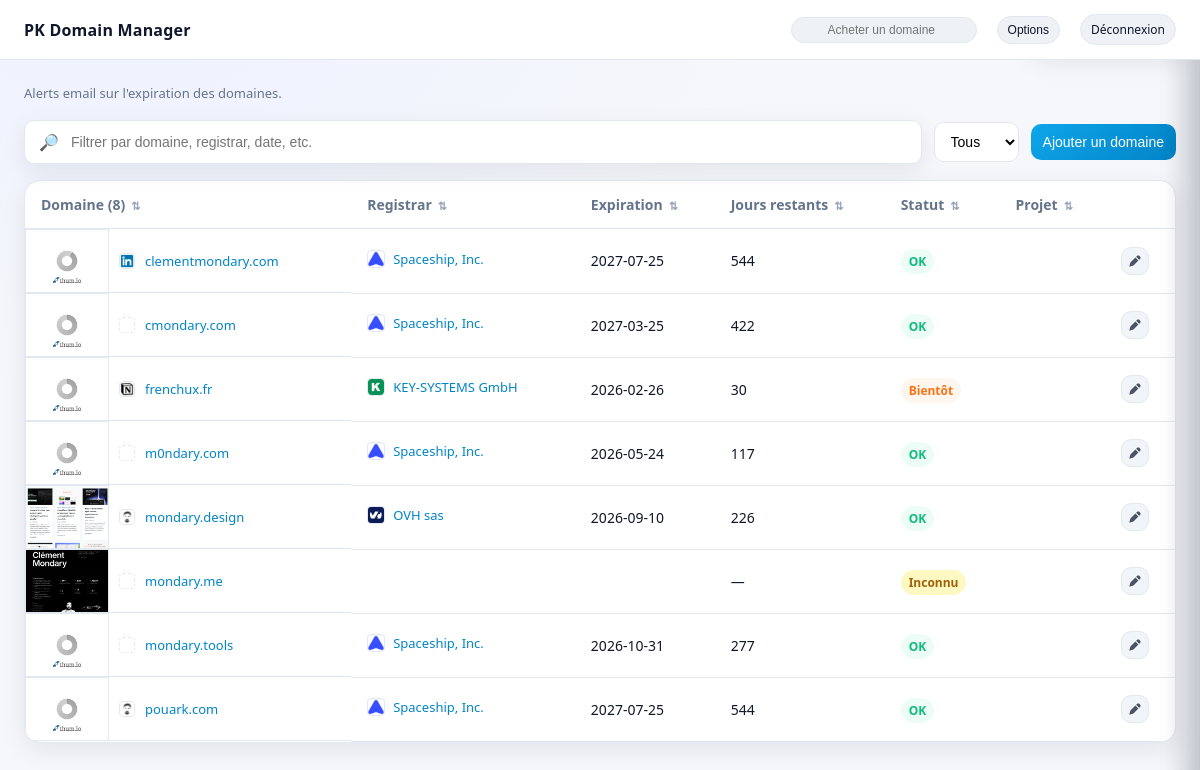
/index.php (signed in), run on an earlier commit of the app's database.
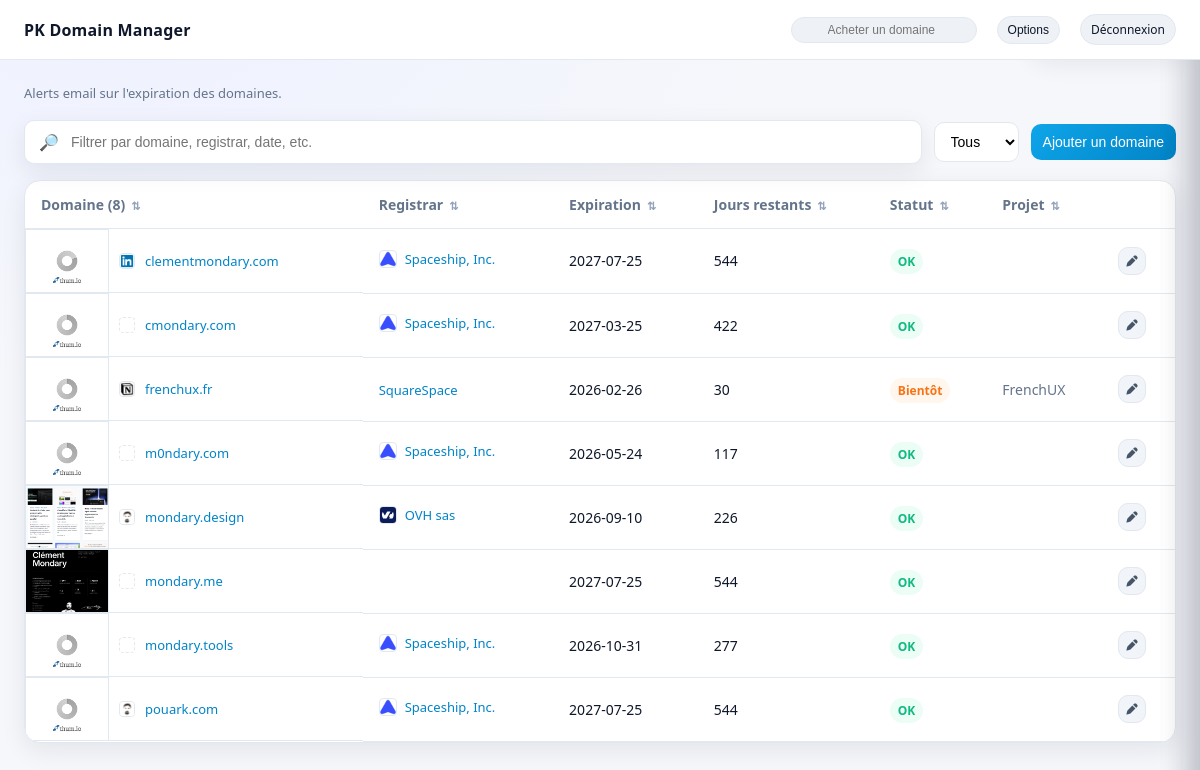
And on a later commit of the database.
### tables this page shows
CREATE TABLE domains (
            id INTEGER PRIMARY KEY AUTOINCREMENT,
            domain TEXT NOT NULL UNIQUE,
            project TEXT,
            registrar TEXT,
            expires TEXT,
            status TEXT,
            email TEXT
        );

### app/lib/db.php (called while the page is built, shortened)
<?php
function apply_settings(PDO $db, array $config): array {
    $defaults = [
        "site_name" => $config["site_name"],
        "email_to" => $config["email_to"],
        "email_from" => $config["email_from"],
        "mail_subject_prefix" => $config["mail_subject_prefix"],
        "alert_days" => $config["alert_days"],
        "language" => $config["language"] ?? "fr",
        "columns_visible" => json_encode(["domain", "registrar", "expiration", "days", "status", "email", "project"]),
    ];
    $rows = $db->query("SELECT key, value FROM settings")->fetchAll();
    $settings = [];
    foreach ($rows as $row) {
        $settings[$row["key"]] = $row["value"];
    }
    $config["site_name"] = $settings["site_name"] ?? $config["site_name"];
    $config["email_to"] = $settings["email_to"] ?? $config["email_to"];
    $config["email_from"] = $settings["email_from"] ?? $config["email_from"];
    $config["mail_subject_prefix"] = $settings["mail_subject_prefix"] ?? $config["mail_subject_prefix"];
    $config["language"] = $settings["language"] ?? ($config["language"] ?? "fr");
    if (!empty($settings["alert_days"])) {
        $decoded = json_decode($settings["alert_days"], true);
        if (is_array($decoded)) {
            $config["alert_days"] = array_values(array_map("intval", $decoded));
        }
    }
    if (!empty($settings["columns_visible"])) {
        $decoded = json_decode($settings["columns_visible"], true);
        if (is_array($decoded)) {
            $config["columns_visible"] = $decoded;
        }
    }
    return $config;
}

### app/lib/i18n.php (called while the page is built, shortened)
<?php
function t(string $key, array $vars = []): string {
    $translations = $GLOBALS["i18n"] ?? [];
    $text = $translations[$key] ?? $key;
    foreach ($vars as $k => $v) {
        $text = str_replace("{" . $k . "}", (string)$v, $text);
    }
    return $text;
}

### app/lib/thumbs.php (called while the page is built, shortened)
<?php
function thumb_slug(string $domain): string {
    return preg_replace("/[^a-z0-9]+/", "-", strtolower($domain));
}
function thumb_paths(string $domain): array {
    $slug = thumb_slug($domain);
    $dir = __DIR__ . "/../../public/thumbs";
    return [
        "dir" => $dir,
        "png" => $dir . "/" . $slug . ".png",
        "public_png" => "thumbs/" . $slug . ".png",
    ];
}
function get_cached_thumbnail(string $domain): ?string {
    $domain = trim($domain);
    $paths = thumb_paths($domain);
    if (is_file($paths["png"])) {
        return $paths["public_png"];
    }
    return null;
}
function favicon_paths(string $domain): array {
    $slug = thumb_slug($domain);
    $dir = __DIR__ . "/../../public/favicons";
    return [
        "dir" => $dir,
        "ico" => $dir . "/" . $slug . ".ico",
        "png" => $dir . "/" . $slug . ".png",
        "public_ico" => "favicons/" . $slug . ".ico",
        "public_png" => "favicons/" . $slug . ".png",
    ];
}
function cache_favicon(string $domain): ?string {
    $domain = trim($domain);
    $paths = favicon_paths($domain);
    if (is_file($paths["ico"])) return $paths["public_ico"];
    $context = stream_context_create([
        "http" => [
            "timeout" => 5,
            "user_agent" => "DomainManager-Favicon/1.0",
            "follow_location" => 1,
            "max_redirects" => 3,
        ],
    ]);
    $hosts = [$domain];
    $final = resolve_final_host($domain, $context);
    foreach ($hosts as $host) {
        $remote_ico = "https://icons.duckduckgo.com/ip3/" . $host . ".ico";
        $raw = @file_get_contents($remote_ico, false, $context);
        $remote_png = "https://www.google.com/s2/favicons?domain=" . urlencode($host) . "&sz=64";
        $raw = @file_get_contents($remote_png, false, $context);
    }
    return null;
}
function resolve_final_host(string $domain, $context): ?string {
    $url = "https://" . $domain;
    $headers = @get_headers($url, true, $context);
    if (!$headers) return null;
    $location = $headers["Location"] ?? null;
    $parts = parse_url($location);
    return $parts["host"];
}

### app/lib/logos.php (called while the page is built, shortened)
<?php
function registrar_domain_map(): array {
    return [
        "ovh" => "ovh.com",
        "ovh sas" => "ovh.com",
        "spaceship" => "spaceship.com",
        "spaceship, inc." => "spaceship.com",
        "squarespace" => "squarespace.com",
        "porkbun" => "porkbun.com",
        "key-systems" => "key-systems.net",
        "key-systems gmbh" => "key-systems.net",
        "namecheap" => "namecheap.com",
        "godaddy" => "godaddy.com",
        "gandi" => "gandi.net",
        "cloudflare" => "cloudflare.com",
    ];
}
function registrar_url_map(): array {
    return [
        "spaceship" => "https://www.spaceship.com/application/domain-list-application/",
        "spaceship, inc." => "https://www.spaceship.com/application/domain-list-application/",
        "squarespace" => "https://account.squarespace.com/domains",
        "porkbun" => "https://porkbun.com/account/domainsSpeedy",
        "ovh" => "https://manager.eu.ovhcloud.com/#/web-domains/domain",
        "ovh sas" => "https://manager.eu.ovhcloud.com/#/web-domains/domain",
    ];
}
function registrar_domain_for_logo(string $registrar): ?string {
    $r = strtolower(trim($registrar));
    if ($r === "") return null;
    foreach (registrar_domain_map() as $key => $domain) {
        if (strpos($r, $key) !== false) {
            return $domain;
        }
    }
    return null;
}
function logo_slug(string $domain): string {
    return preg_replace("/[^a-z0-9]+/", "-", strtolower($domain));
}
function logo_paths(string $domain): array {
    $slug = logo_slug($domain);
    $dir = __DIR__ . "/../../public/logos";
    return [
        "dir" => $dir,
        "png" => $dir . "/" . $slug . ".png",
        "ico" => $dir . "/" . $slug . ".ico",
        "public_png" => "logos/" . $slug . ".png",
        "public_ico" => "logos/" . $slug . ".ico",
    ];
}
function cache_registrar_logo(string $registrar): ?string {
    $domain = registrar_domain_for_logo($registrar);
    if (!$domain) return null;
    $paths = logo_paths($domain);
    if (is_file($paths["ico"])) return $paths["public_ico"];
    return null;
}

### public/index.php (the view, shortened to what the rows shown need)
<?php
$config = require __DIR__ . "/../config.php";
require_once __DIR__ . "/../app/lib/db.php";
require_once __DIR__ . "/../app/lib/i18n.php";
require_once __DIR__ . "/../app/lib/logos.php";
require_once __DIR__ . "/../app/lib/thumbs.php";
date_default_timezone_set($config["timezone"]);
$db = get_db($config);
$config = apply_settings($db, $config);
$visible_cols = $config["columns_visible"] ?? ["domain", "registrar", "expiration", "days", "status", "email", "project"];
$is_visible = function ($key) use ($visible_cols) {
    return in_array($key, $visible_cols, true);
};
$domains = $db->query("SELECT domain, project, registrar, expires, status, email FROM domains ORDER BY domain ASC")->fetchAll();
function days_until($date) {
    $today = new DateTime("today");
    $exp = DateTime::createFromFormat("Y-m-d", $date);
    if (!$exp) {
        return null;
    }
    $diff = $today->diff($exp);
    return (int)$diff->format("%r%a");
}
function status_class($days) {
    if ($days === null) return "unknown";
    if ($days <= 30) return "warn";
    return "ok";
}
function registrar_logo_url($registrar) {
    $domain = registrar_domain_for_logo((string)$registrar);
    if (!$domain) return null;
    return "https://logo.clearbit.com/" . $domain;
}
function registrar_site_url($registrar) {
    $r = strtolower(trim((string)$registrar));
    foreach (registrar_url_map() as $key => $url) {
        if (strpos($r, $key) !== false) {
            return $url;
        }
    }
    $domain = registrar_domain_for_logo((string)$registrar);
    if (!$domain) return null;
    return "https://www." . $domain . "/";
}
$total = count($domains);
?>
<!doctype html>
<html lang="<?php echo htmlspecialchars($config["language"] ?? "fr"); ?>">
  <head>
    <link rel="stylesheet" href="assets/style.css">
  </head>
  <body>
    <div class="container">
      <div class="table-card">
        <table>
          <thead>
            <tr>
              <th class="<?php echo $is_visible("domain") ? "" : "col-hidden"; ?>" data-col="domain"><button class="sort-btn" data-sort="domain"><?php echo t("table_domain"); ?> (<?php echo $total; ?>)</button></th>
              <th class="<?php echo $is_visible("registrar") ? "" : "col-hidden"; ?>" data-col="registrar"><button class="sort-btn" data-sort="registrar"><?php echo t("table_registrar"); ?></button></th>
              <th class="<?php echo $is_visible("expiration") ? "" : "col-hidden"; ?>" data-col="expiration"><button class="sort-btn" data-sort="expiration"><?php echo t("table_expiration"); ?></button></th>
              <th class="<?php echo $is_visible("days") ? "" : "col-hidden"; ?>" data-col="days"><button class="sort-btn" data-sort="days"><?php echo t("table_days_left"); ?></button></th>
              <th class="<?php echo $is_visible("status") ? "" : "col-hidden"; ?>" data-col="status"><button class="sort-btn" data-sort="status"><?php echo t("table_status"); ?></button></th>
              <th class="<?php echo $is_visible("project") ? "" : "col-hidden"; ?>" data-col="project"><button class="sort-btn" data-sort="project"><?php echo t("table_project"); ?></button></th>
              <th></th>
            </tr>
          </thead>
          <tbody>
            <?php foreach ($domains as $d): ?>
              <?php $days = days_until($d["expires"] ?? ""); ?>
              <tr tabindex="0"
                  data-domain="<?php echo htmlspecialchars($d["domain"] ?? ""); ?>"
                  data-project="<?php echo htmlspecialchars($d["project"] ?? ""); ?>"
                  data-registrar="<?php echo htmlspecialchars($d["registrar"] ?? ""); ?>"
                  data-expires="<?php echo htmlspecialchars($d["expires"] ?? ""); ?>"
                  data-status="<?php echo htmlspecialchars($d["status"] ?? ""); ?>"
                  data-email="<?php echo htmlspecialchars($d["email"] ?? ""); ?>"
              >
                <td class="domain-cell <?php echo $is_visible("domain") ? "" : "col-hidden"; ?>" data-col="domain">
                  <?php $domain = htmlspecialchars($d["domain"] ?? ""); ?>
                  <?php $thumb = get_cached_thumbnail($d["domain"] ?? ""); ?>
                  <?php $favicon = cache_favicon($d["domain"] ?? ""); ?>
                  <span class="domain-media">
                    <?php if ($thumb): ?>
                      <img class="thumb" src="<?php echo htmlspecialchars($thumb); ?>" alt="">
                    <?php else: ?>
                      <span class="thumb placeholder"></span>
                    <?php endif; ?>
                    <?php if ($favicon): ?>
                      <img class="favicon" src="<?php echo htmlspecialchars($favicon); ?>" alt="">
                    <?php else: ?>
                      <span class="favicon placeholder"></span>
                    <?php endif; ?>
                  </span>
                  <a class="link" href="https://<?php echo $domain; ?>" target="_blank" rel="noopener noreferrer"><?php echo $domain; ?></a>
                </td>
                <td class="<?php echo $is_visible("registrar") ? "" : "col-hidden"; ?>" data-col="registrar">
                  <div class="registrar">
                    <?php $logo = registrar_logo_url($d["registrar"] ?? ""); ?>
                    <?php $cached_logo = cache_registrar_logo($d["registrar"] ?? ""); ?>
                    <?php $reg_url = registrar_site_url($d["registrar"] ?? ""); ?>
                    <?php if ($logo): ?>
                      <?php $alt_logo = str_replace("https://logo.clearbit.com/", "https://icons.duckduckgo.com/ip3/", $logo) . ".ico"; ?>
                      <img class="registrar-logo" src="<?php echo htmlspecialchars($cached_logo ?: $logo); ?>" data-alt-src="<?php echo htmlspecialchars($alt_logo); ?>" alt="">
                    <?php endif; ?>
                    <?php if ($reg_url): ?>
                      <a class="link" href="<?php echo htmlspecialchars($reg_url); ?>" target="_blank" rel="noopener noreferrer"><?php echo htmlspecialchars($d["registrar"] ?? ""); ?></a>
                    <?php else: ?>
                      <span><?php echo htmlspecialchars($d["registrar"] ?? ""); ?></span>
                    <?php endif; ?>
                  </div>
                </td>
                <td class="<?php echo $is_visible("expiration") ? "" : "col-hidden"; ?>" data-col="expiration"><?php echo htmlspecialchars($d["expires"] ?? ""); ?></td>
                <td class="<?php echo $is_visible("days") ? "" : "col-hidden"; ?>" data-col="days"><?php echo $days === null ? "—" : $days; ?></td>
                <td class="<?php echo $is_visible("status") ? "" : "col-hidden"; ?>" data-col="status"><span class="pill <?php echo status_class($days); ?>">
                  <?php
                    if ($days === null) echo t("status_unknown");
                    elseif ($days <= 7) echo t("status_critical");
                    elseif ($days <= 30) echo t("status_soon");
                    else echo t("status_ok");
                  ?>
                </span></td>
                <td class="muted <?php echo $is_visible("project") ? "" : "col-hidden"; ?>" data-col="project"><?php echo htmlspecialchars($d["project"] ?? ""); ?></td>
                <td class="actions">
                  <button class="icon-button" type="button"
                    data-drawer-open="edit"
                    data-domain="<?php echo htmlspecialchars($d["domain"] ?? ""); ?>"
                    data-project="<?php echo htmlspecialchars($d["project"] ?? ""); ?>"
                    data-registrar="<?php echo htmlspecialchars($d["registrar"] ?? ""); ?>"
                    data-expires="<?php echo htmlspecialchars($d["expires"] ?? ""); ?>"
                    data-status="<?php echo htmlspecialchars($d["status"] ?? ""); ?>"
                    data-email="<?php echo htmlspecialchars($d["email"] ?? ""); ?>"
                  title="<?php echo t("edit"); ?>" aria-label="<?php echo t("edit"); ?>">
                  </button>
                </td>
              </tr>
            <?php endforeach; ?>
          </tbody>
        </table>
      </div>
    </div>
  </body>
</html>

What changed in the data, as far as the page shows it:
changed domains "frenchux.fr": registrar "KEY-SYSTEMS GmbH" → "SquareSpace"; project (not shown) → "FrenchUX"; registrar: picture removed
changed domains "mondary.me": expires (not shown) → "2027-07-25"; expires (not shown) → "544"; no longer shows "—"
